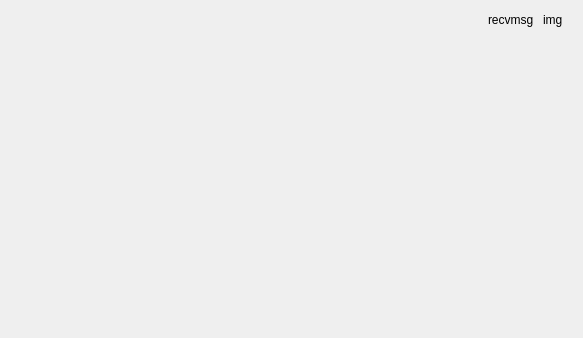
<?xml version="1.0" encoding="UTF-8"?>
<ui version="4.0">
 <class>SendBox</class>
 <widget class="QWidget" name="SendBox">
  <property name="geometry">
   <rect>
    <x>0</x>
    <y>0</y>
    <width>583</width>
    <height>338</height>
   </rect>
  </property>
  <property name="windowTitle">
   <string>Form</string>
  </property>
  <layout class="QHBoxLayout" name="horizontalLayout">
   <property name="spacing">
    <number>0</number>
   </property>
   <property name="leftMargin">
    <number>0</number>
   </property>
   <property name="topMargin">
    <number>0</number>
   </property>
   <property name="rightMargin">
    <number>0</number>
   </property>
   <property name="bottomMargin">
    <number>0</number>
   </property>
   <item>
    <spacer name="horizontalSpacer">
     <property name="orientation">
      <enum>Qt::Horizontal</enum>
     </property>
     <property name="sizeHint" stdset="0">
      <size>
       <width>374</width>
       <height>20</height>
      </size>
     </property>
    </spacer>
   </item>
   <item>
    <widget class="QWidget" name="widget" native="true">
     <layout class="QGridLayout" name="gridLayout">
      <property name="leftMargin">
       <number>0</number>
      </property>
      <property name="topMargin">
       <number>0</number>
      </property>
      <property name="rightMargin">
       <number>0</number>
      </property>
      <property name="bottomMargin">
       <number>0</number>
      </property>
      <property name="horizontalSpacing">
       <number>9</number>
      </property>
      <property name="verticalSpacing">
       <number>0</number>
      </property>
      <item row="2" column="1">
       <spacer name="verticalSpacer">
        <property name="orientation">
         <enum>Qt::Vertical</enum>
        </property>
        <property name="sizeHint" stdset="0">
         <size>
          <width>20</width>
          <height>4</height>
         </size>
        </property>
       </spacer>
      </item>
      <item row="0" column="1">
       <widget class="QLabel" name="label">
        <property name="minimumSize">
         <size>
          <width>40</width>
          <height>40</height>
         </size>
        </property>
        <property name="maximumSize">
         <size>
          <width>40</width>
          <height>40</height>
         </size>
        </property>
        <property name="styleSheet">
         <string notr="true"/>
        </property>
        <property name="text">
         <string>img</string>
        </property>
       </widget>
      </item>
      <item row="0" column="0">
       <widget class="QLabel" name="label_2">
        <property name="text">
         <string>recvmsg</string>
        </property>
       </widget>
      </item>
     </layout>
    </widget>
   </item>
  </layout>
 </widget>
 <resources/>
 <connections/>
</ui>
